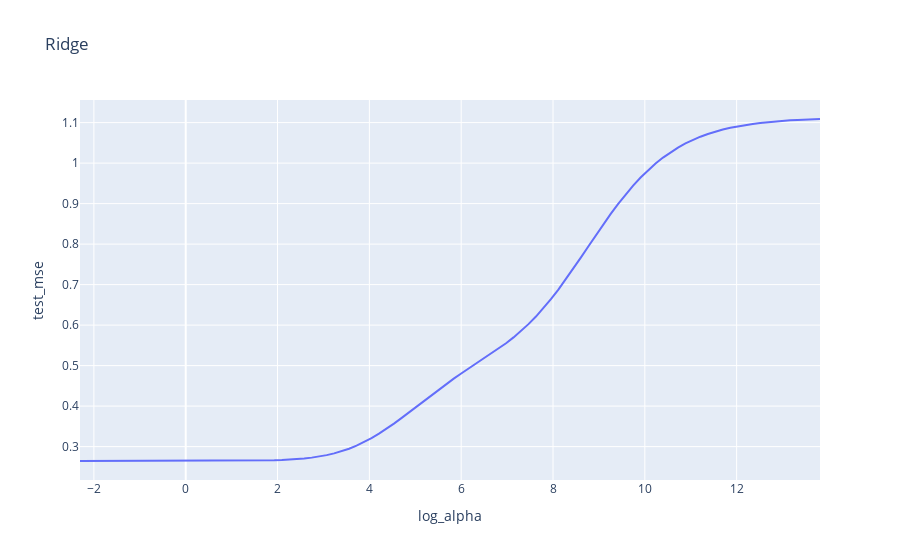

Notebook code cell kept with this figure:
### Code cell
# use 10-fold cross-validation to select the best lambda (alpha) value for the ridge regression model

# define the alpha values to test
# note that the start/stop values in the first two arguments are the exponents
alphas = np.logspace(-1, 6, 100)

# create an empty list to store the cross-validation scores
ridge_cv_scores = []

# create a for loop to compute the cross-validation score for each alpha value
for alpha in alphas:
    ridge = Ridge(alpha=alpha)
    ridge_cv = cross_validate(estimator=ridge,
                              X=X_std,
                              y=y,
                              cv=10,
                              scoring='neg_root_mean_squared_error')
    ridge_cv_scores.append({'alpha': alpha,
                            'log_alpha': np.log(alpha),
                            'test_mse': -np.mean(ridge_cv['test_score'])})

# convert the cross-validation scores into a data frame
ridge_cv_scores_df = pd.DataFrame(ridge_cv_scores)

# plot the cross-validation scores as a function of alpha
px.line(ridge_cv_scores_df,
        x='log_alpha',
        y='test_mse',
        title='Ridge')

### Figure 1 — Plotly figure (JSON) as saved in the notebook; plotly's stock layout.template omitted (floating-point values rounded to 4 significant figures)
{"data": [{"hovertemplate": "log_alpha=%{x}<br>test_mse=%{y}<extra></extra>", "legendgroup": "", "line": {"color": "#636efa", "dash": "solid"}, "marker": {"symbol": "circle"}, "mode": "lines", "name": "", "orientation": "v", "showlegend": false, "type": "scatter", "x": [-2.303, -2.14, -1.977, -1.814, -1.651, -1.489, -1.326, -1.163, -1.0, -0.8373, -0.6745, -0.5117, -0.3489, -0.1861, -0.02326, 0.1396, 0.3024, 0.4652, 0.628, 0.7908, 0.9536, 1.116, 1.279, 1.442, 1.605, 1.768, 1.93, 2.093, 2.256, 2.419, 2.582, 2.744, 2.907, 3.07, 3.233, 3.396, 3.559, 3.721, 3.884, 4.047, 4.21, 4.373, 4.535, 4.698, 4.861, 5.024, 5.187, 5.349, 5.512, 5.675, 5.838, 6.001, 6.163, 6.326, 6.489, 6.652, 6.815, 6.978, 7.14, 7.303, 7.466, 7.629, 7.792, 7.954, 8.117, 8.28, 8.443, 8.606, 8.768, 8.931, 9.094, 9.257, 9.42, 9.582, 9.745, 9.908, 10.07, 10.23, 10.4, 10.56, 10.72, 10.88, 11.05, 11.21, 11.37, 11.54, 11.7, 11.86, 12.02, 12.19, 12.35, 12.51, 12.68, 12.84, 13.0, 13.16, 13.33, 13.49, 13.65, 13.82], "xaxis": "x", "y": [0.2645, 0.2645, 0.2645, 0.2645, 0.2645, 0.2644, 0.2644, 0.2644, 0.2644, 0.2644, 0.2644, 0.2644, 0.2645, 0.2645, 0.2645, 0.2645, 0.2645, 0.2645, 0.2645, 0.2646, 0.2647, 0.2648, 0.2649, 0.2651, 0.2654, 0.2657, 0.2662, 0.2669, 0.2678, 0.2691, 0.2707, 0.2728, 0.2755, 0.2789, 0.2832, 0.2885, 0.2948, 0.3023, 0.311, 0.3209, 0.3319, 0.3439, 0.3568, 0.3704, 0.3844, 0.3987, 0.4131, 0.4272, 0.4412, 0.4547, 0.4678, 0.4804, 0.4927, 0.5049, 0.5169, 0.5292, 0.5419, 0.5553, 0.5697, 0.5853, 0.6024, 0.6212, 0.6417, 0.6639, 0.6878, 0.7131, 0.7395, 0.7667, 0.7942, 0.8216, 0.8485, 0.8745, 0.8993, 0.9227, 0.9444, 0.9644, 0.9826, 0.999, 1.014, 1.027, 1.038, 1.049, 1.057, 1.065, 1.072, 1.078, 1.083, 1.087, 1.091, 1.094, 1.097, 1.099, 1.101, 1.103, 1.104, 1.106, 1.107, 1.107, 1.108, 1.109], "yaxis": "y"}], "layout": {"legend": {"tracegroupgap": 0}, "title": {"text": "Ridge"}, "xaxis": {"anchor": "y", "domain": [0, 1], "title": {"text": "log_alpha"}}, "yaxis": {"anchor": "x", "domain": [0, 1], "title": {"text": "test_mse"}}}}
